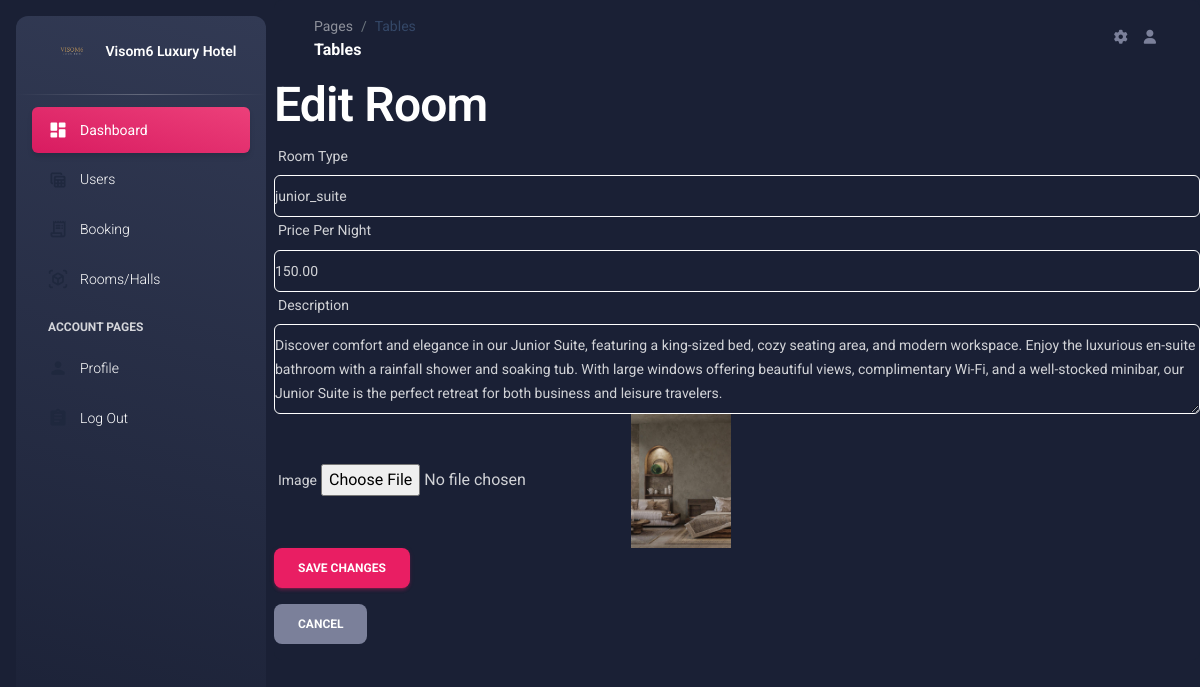
The page /edit/room/2/ on the database its author committed.
### visom6/models.py (models this page shows, shortened)
class Room(models.Model):
    ROOM_TYPES = [
        ('junior_suite', 'Junior Suite'),
        ('family_room', 'Family Room'),
        ('double_room', 'Double Room'),
        ('deluxe_room', 'Deluxe Room'),
        ('superior_room', 'Superior Room'),
    ]
    room_type = models.CharField(max_length=20, choices=ROOM_TYPES, unique=True)
    price_per_night = models.DecimalField(max_digits=6, decimal_places=2)
    description = models.TextField(blank=True, null=True)
    image = models.ImageField(upload_to='rooms/', blank=True, null=True)
    image1 = models.ImageField(upload_to='rooms/', blank=True, null=True)
    image2= models.ImageField(upload_to='rooms/', blank=True, null=True)
    max_persons = models.IntegerField()
    total_rooms = models.IntegerField(default=0)  # Total number of rooms of this type
    booked_rooms = models.IntegerField(default=0)  # Number of currently booked rooms

### visom6/views.py (the view, shortened to what this page needs)
# urls.py: path('edit/<str:item_type>/<int:item_id>/', views.edit_item, name='edit_item'),
def edit_item(request, item_type, item_id):
    if item_type == 'room':
        item = get_object_or_404(Room, id=item_id)
        redirect_url = 'room_list'
        item_name = 'Room'
    elif item_type == 'hall':
        item = get_object_or_404(Hall, id=item_id)
        redirect_url = 'hall_list'
        item_name = 'Hall'
    else:
        return redirect('home')  # Redirect to a default page if item_type is invalid
    context = {
        'item': item,
        'item_type': item_type,
        'item_name': item_name
    }
    return render(request, 'admin/editroom.html', context)

### templates/admin/editroom.html (shortened to what this page needs)
{% load static %}
<!DOCTYPE html>
<html lang="en">
<head>
  <link href="{% static 'assets/css/nucleo-icons.css' %}" rel="stylesheet" />
  <link href="{% static 'assets/css/nucleo-svg.css' %}" rel="stylesheet" />
  <link id="pagestyle" href="{% static 'assets/css/material-dashboard.css' %}?v=3.1.0" rel="stylesheet" />
</head>
<body class="g-sidenav-show dark-version">
  <aside class="sidenav navbar navbar-vertical navbar-expand-xs border-0 border-radius-xl my-3 fixed-start ms-3   bg-gradient-dark" id="sidenav-main">
    <div class="sidenav-header">
      <a class="navbar-brand m-0" href="#" target="_blank">
        <img src="{% static "img/logi.png" %}" width="50" class="navbar-brand-img h-100" alt="main_logo">
        <span class="ms-1 font-weight-bold text-white">Visom6 Luxury Hotel</span>
      </a>
    </div>
    <hr class="horizontal light mt-0 mb-2">
    <div class="collapse navbar-collapse  w-auto " id="sidenav-collapse-main">
      <ul class="navbar-nav">
        <li class="nav-item">
          <a class="nav-link text-white active bg-gradient-primary" href="/superuser-login/addash/">
            <div class="text-white text-center me-2 d-flex align-items-center justify-content-center">
              <i class="material-icons opacity-10">dashboard</i>
            </div>
            <span class="nav-link-text ms-1">Dashboard</span>
          </a>
        </li>
        <li class="nav-item">
          <a class="nav-link text-white " href="/tables/">
            <div class="text-white text-center me-2 d-flex align-items-center justify-content-center">
              <i class="material-icons opacity-10">table_view</i>
            </div>
            <span class="nav-link-text ms-1">Users</span>
          </a>
        </li>
        <li class="nav-item">
          <a class="nav-link text-white " href="/bookin/">
            <div class="text-white text-center me-2 d-flex align-items-center justify-content-center">
              <i class="material-icons opacity-10">receipt_long</i>
            </div>
            <span class="nav-link-text ms-1">Booking</span>
          </a>
        </li>
        <li class="nav-item">
          <a class="nav-link text-white " href="/roomhall/">
            <div class="text-white text-center me-2 d-flex align-items-center justify-content-center">
              <i class="material-icons opacity-10">view_in_ar</i>
            </div>
            <span class="nav-link-text ms-1">Rooms/Halls</span>
          </a>
        </li>
        <li class="nav-item mt-3">
          <h6 class="ps-4 ms-2 text-uppercase text-xs text-white font-weight-bolder opacity-8">Account pages</h6>
        </li>
        <li class="nav-item">
          <a class="nav-link text-white " href="/profile/">
            <div class="text-white text-center me-2 d-flex align-items-center justify-content-center">
              <i class="material-icons opacity-10">person</i>
            </div>
            <span class="nav-link-text ms-1">Profile</span>
          </a>
        </li>
        <li class="nav-item">
          <a class="nav-link text-white " href="/superuser-login/">
            <div class="text-white text-center me-2 d-flex align-items-center justify-content-center">
              <i class="material-icons opacity-10">assignment</i>
            </div>
            <span class="nav-link-text ms-1">Log Out</span>
          </a>
        </li>
      </ul>
    </div>
  </aside>
  <main class="main-content position-relative max-height-vh-100 h-100 border-radius-lg ">
    <nav class="navbar navbar-main navbar-expand-lg px-0 mx-4 shadow-none border-radius-xl" id="navbarBlur" data-scroll="true">
      <div class="container-fluid py-1 px-3">
        <nav aria-label="breadcrumb">
          <ol class="breadcrumb bg-transparent mb-0 pb-0 pt-1 px-0 me-sm-6 me-5">
            <li class="breadcrumb-item text-sm"><a class="opacity-5 text-dark" href="javascript:;">Pages</a></li>
            <li class="breadcrumb-item text-sm text-dark active" aria-current="page">Tables</li>
          </ol>
          <h6 class="font-weight-bolder mb-0">Tables</h6>
        </nav>
        <div class="collapse navbar-collapse mt-sm-0 mt-2 me-md-0 me-sm-4" id="navbar">
          <ul class="navbar-nav  justify-content-end">
            <li class="nav-item px-3 d-flex align-items-center">
              <a href="javascript:;" class="nav-link text-body p-0">
                <i class="fa fa-cog fixed-plugin-button-nav cursor-pointer"></i>
              </a>
            </li>
            <li class="nav-item d-flex align-items-center">
              <a href="#" class="nav-link text-body font-weight-bold px-0">
                <i class="fa fa-user me-sm-1"></i>
              </a>
            </li>
          </ul>
        </div>
      </div>
    </nav>
      <h1>Edit {{ item_name }}</h1>
      <form method="POST" enctype="multipart/form-data">
          <div class="form-group">
              <label for="name">{{ item_name }} Type</label>
              {% if item_type == 'room' %}
                  <input type="text" class="form-control" name="room_type" id="name" value="{{ item.room_type }}" required>
              {% elif item_type == 'hall' %}
                  <input type="text" class="form-control" name="hall_type" id="name" value="{{ item.hall_type }}" required>
              {% endif %}
          </div>
          <div class="form-group">
              <label for="price_per_night">Price Per Night</label>
              <input type="number" class="form-control" name="price_per_night" id="price_per_night" value="{{ item.price_per_night }}" step="0.01" required>
          </div>
          <div class="form-group">
              <label for="description">Description</label>
              <textarea class="form-control" name="description" id="description" rows="3" required>{{ item.description }}</textarea>
          </div>
          <div class="form-group">
              <label for="image">Image</label>
              <input type="file" class="form-control-file" name="image" id="image">
              {% if item.image %}
                  <img src="{{ item.image.url }}" alt="{{ item_name }}" width="100">
              {% endif %}
          </div>
          <button type="submit" class="btn btn-primary">Save Changes</button>
      </form>
      <a href="{% url 'roomhall' %}" class="btn btn-secondary">Cancel</a>
  </body>
  </html>

### templates/admin/editroom.html (style rules this page uses)
.form-control { background-color: transparent; color:#007bff ; border: 1px solid white; }

### rows shown on the page
Room: room_type "junior_suite", price_per_night "150.00", description "Discover comfort and elegance in our Junior Suite, featuring a king-sized bed, cozy seating area, and modern workspace. Enjoy the luxurious en-suite bathroom with a rainfall shower and soaking tub. With large windows offering beautiful views, complimentary Wi-Fi, and a well-stocked minibar, our Junior Suite is the perfect retreat for both business and leisure travelers.", image (picture)

### other values the page prints
{{ item_name }} "Room"
